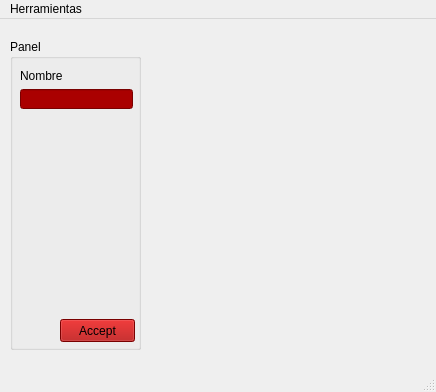
<?xml version="1.0" encoding="UTF-8"?>
<ui version="4.0">
 <class>MainWindow</class>
 <widget class="QMainWindow" name="MainWindow">
  <property name="geometry">
   <rect>
    <x>0</x>
    <y>0</y>
    <width>436</width>
    <height>392</height>
   </rect>
  </property>
  <property name="windowTitle">
   <string>MainWindow</string>
  </property>
  <widget class="QWidget" name="centralwidget">
   <widget class="QGroupBox" name="groupBox">
    <property name="geometry">
     <rect>
      <x>10</x>
      <y>20</y>
      <width>131</width>
      <height>311</height>
     </rect>
    </property>
    <property name="palette">
     <palette>
      <active>
       <colorrole role="WindowText">
        <brush brushstyle="SolidPattern">
         <color alpha="255">
          <red>0</red>
          <green>0</green>
          <blue>0</blue>
         </color>
        </brush>
       </colorrole>
       <colorrole role="Button">
        <brush brushstyle="SolidPattern">
         <color alpha="255">
          <red>170</red>
          <green>0</green>
          <blue>0</blue>
         </color>
        </brush>
       </colorrole>
       <colorrole role="Light">
        <brush brushstyle="SolidPattern">
         <color alpha="255">
          <red>255</red>
          <green>0</green>
          <blue>0</blue>
         </color>
        </brush>
       </colorrole>
       <colorrole role="Midlight">
        <brush brushstyle="SolidPattern">
         <color alpha="255">
          <red>212</red>
          <green>0</green>
          <blue>0</blue>
         </color>
        </brush>
       </colorrole>
       <colorrole role="Dark">
        <brush brushstyle="SolidPattern">
         <color alpha="255">
          <red>85</red>
          <green>0</green>
          <blue>0</blue>
         </color>
        </brush>
       </colorrole>
       <colorrole role="Mid">
        <brush brushstyle="SolidPattern">
         <color alpha="255">
          <red>113</red>
          <green>0</green>
          <blue>0</blue>
         </color>
        </brush>
       </colorrole>
       <colorrole role="Text">
        <brush brushstyle="SolidPattern">
         <color alpha="255">
          <red>0</red>
          <green>0</green>
          <blue>0</blue>
         </color>
        </brush>
       </colorrole>
       <colorrole role="BrightText">
        <brush brushstyle="SolidPattern">
         <color alpha="255">
          <red>255</red>
          <green>255</green>
          <blue>255</blue>
         </color>
        </brush>
       </colorrole>
       <colorrole role="ButtonText">
        <brush brushstyle="SolidPattern">
         <color alpha="255">
          <red>0</red>
          <green>0</green>
          <blue>0</blue>
         </color>
        </brush>
       </colorrole>
       <colorrole role="Base">
        <brush brushstyle="SolidPattern">
         <color alpha="255">
          <red>255</red>
          <green>255</green>
          <blue>255</blue>
         </color>
        </brush>
       </colorrole>
       <colorrole role="Window">
        <brush brushstyle="SolidPattern">
         <color alpha="255">
          <red>170</red>
          <green>0</green>
          <blue>0</blue>
         </color>
        </brush>
       </colorrole>
       <colorrole role="Shadow">
        <brush brushstyle="SolidPattern">
         <color alpha="255">
          <red>0</red>
          <green>0</green>
          <blue>0</blue>
         </color>
        </brush>
       </colorrole>
       <colorrole role="AlternateBase">
        <brush brushstyle="SolidPattern">
         <color alpha="255">
          <red>212</red>
          <green>127</green>
          <blue>127</blue>
         </color>
        </brush>
       </colorrole>
       <colorrole role="ToolTipBase">
        <brush brushstyle="SolidPattern">
         <color alpha="255">
          <red>255</red>
          <green>255</green>
          <blue>220</blue>
         </color>
        </brush>
       </colorrole>
       <colorrole role="ToolTipText">
        <brush brushstyle="SolidPattern">
         <color alpha="255">
          <red>0</red>
          <green>0</green>
          <blue>0</blue>
         </color>
        </brush>
       </colorrole>
       <colorrole role="PlaceholderText">
        <brush brushstyle="SolidPattern">
         <color alpha="128">
          <red>0</red>
          <green>0</green>
          <blue>0</blue>
         </color>
        </brush>
       </colorrole>
      </active>
      <inactive>
       <colorrole role="WindowText">
        <brush brushstyle="SolidPattern">
         <color alpha="255">
          <red>0</red>
          <green>0</green>
          <blue>0</blue>
         </color>
        </brush>
       </colorrole>
       <colorrole role="Button">
        <brush brushstyle="SolidPattern">
         <color alpha="255">
          <red>170</red>
          <green>0</green>
          <blue>0</blue>
         </color>
        </brush>
       </colorrole>
       <colorrole role="Light">
        <brush brushstyle="SolidPattern">
         <color alpha="255">
          <red>255</red>
          <green>0</green>
          <blue>0</blue>
         </color>
        </brush>
       </colorrole>
       <colorrole role="Midlight">
        <brush brushstyle="SolidPattern">
         <color alpha="255">
          <red>212</red>
          <green>0</green>
          <blue>0</blue>
         </color>
        </brush>
       </colorrole>
       <colorrole role="Dark">
        <brush brushstyle="SolidPattern">
         <color alpha="255">
          <red>85</red>
          <green>0</green>
          <blue>0</blue>
         </color>
        </brush>
       </colorrole>
       <colorrole role="Mid">
        <brush brushstyle="SolidPattern">
         <color alpha="255">
          <red>113</red>
          <green>0</green>
          <blue>0</blue>
         </color>
        </brush>
       </colorrole>
       <colorrole role="Text">
        <brush brushstyle="SolidPattern">
         <color alpha="255">
          <red>0</red>
          <green>0</green>
          <blue>0</blue>
         </color>
        </brush>
       </colorrole>
       <colorrole role="BrightText">
        <brush brushstyle="SolidPattern">
         <color alpha="255">
          <red>255</red>
          <green>255</green>
          <blue>255</blue>
         </color>
        </brush>
       </colorrole>
       <colorrole role="ButtonText">
        <brush brushstyle="SolidPattern">
         <color alpha="255">
          <red>0</red>
          <green>0</green>
          <blue>0</blue>
         </color>
        </brush>
       </colorrole>
       <colorrole role="Base">
        <brush brushstyle="SolidPattern">
         <color alpha="255">
          <red>255</red>
          <green>255</green>
          <blue>255</blue>
         </color>
        </brush>
       </colorrole>
       <colorrole role="Window">
        <brush brushstyle="SolidPattern">
         <color alpha="255">
          <red>170</red>
          <green>0</green>
          <blue>0</blue>
         </color>
        </brush>
       </colorrole>
       <colorrole role="Shadow">
        <brush brushstyle="SolidPattern">
         <color alpha="255">
          <red>0</red>
          <green>0</green>
          <blue>0</blue>
         </color>
        </brush>
       </colorrole>
       <colorrole role="AlternateBase">
        <brush brushstyle="SolidPattern">
         <color alpha="255">
          <red>212</red>
          <green>127</green>
          <blue>127</blue>
         </color>
        </brush>
       </colorrole>
       <colorrole role="ToolTipBase">
        <brush brushstyle="SolidPattern">
         <color alpha="255">
          <red>255</red>
          <green>255</green>
          <blue>220</blue>
         </color>
        </brush>
       </colorrole>
       <colorrole role="ToolTipText">
        <brush brushstyle="SolidPattern">
         <color alpha="255">
          <red>0</red>
          <green>0</green>
          <blue>0</blue>
         </color>
        </brush>
       </colorrole>
       <colorrole role="PlaceholderText">
        <brush brushstyle="SolidPattern">
         <color alpha="128">
          <red>0</red>
          <green>0</green>
          <blue>0</blue>
         </color>
        </brush>
       </colorrole>
      </inactive>
      <disabled>
       <colorrole role="WindowText">
        <brush brushstyle="SolidPattern">
         <color alpha="255">
          <red>85</red>
          <green>0</green>
          <blue>0</blue>
         </color>
        </brush>
       </colorrole>
       <colorrole role="Button">
        <brush brushstyle="SolidPattern">
         <color alpha="255">
          <red>170</red>
          <green>0</green>
          <blue>0</blue>
         </color>
        </brush>
       </colorrole>
       <colorrole role="Light">
        <brush brushstyle="SolidPattern">
         <color alpha="255">
          <red>255</red>
          <green>0</green>
          <blue>0</blue>
         </color>
        </brush>
       </colorrole>
       <colorrole role="Midlight">
        <brush brushstyle="SolidPattern">
         <color alpha="255">
          <red>212</red>
          <green>0</green>
          <blue>0</blue>
         </color>
        </brush>
       </colorrole>
       <colorrole role="Dark">
        <brush brushstyle="SolidPattern">
         <color alpha="255">
          <red>85</red>
          <green>0</green>
          <blue>0</blue>
         </color>
        </brush>
       </colorrole>
       <colorrole role="Mid">
        <brush brushstyle="SolidPattern">
         <color alpha="255">
          <red>113</red>
          <green>0</green>
          <blue>0</blue>
         </color>
        </brush>
       </colorrole>
       <colorrole role="Text">
        <brush brushstyle="SolidPattern">
         <color alpha="255">
          <red>85</red>
          <green>0</green>
          <blue>0</blue>
         </color>
        </brush>
       </colorrole>
       <colorrole role="BrightText">
        <brush brushstyle="SolidPattern">
         <color alpha="255">
          <red>255</red>
          <green>255</green>
          <blue>255</blue>
         </color>
        </brush>
       </colorrole>
       <colorrole role="ButtonText">
        <brush brushstyle="SolidPattern">
         <color alpha="255">
          <red>85</red>
          <green>0</green>
          <blue>0</blue>
         </color>
        </brush>
       </colorrole>
       <colorrole role="Base">
        <brush brushstyle="SolidPattern">
         <color alpha="255">
          <red>170</red>
          <green>0</green>
          <blue>0</blue>
         </color>
        </brush>
       </colorrole>
       <colorrole role="Window">
        <brush brushstyle="SolidPattern">
         <color alpha="255">
          <red>170</red>
          <green>0</green>
          <blue>0</blue>
         </color>
        </brush>
       </colorrole>
       <colorrole role="Shadow">
        <brush brushstyle="SolidPattern">
         <color alpha="255">
          <red>0</red>
          <green>0</green>
          <blue>0</blue>
         </color>
        </brush>
       </colorrole>
       <colorrole role="AlternateBase">
        <brush brushstyle="SolidPattern">
         <color alpha="255">
          <red>170</red>
          <green>0</green>
          <blue>0</blue>
         </color>
        </brush>
       </colorrole>
       <colorrole role="ToolTipBase">
        <brush brushstyle="SolidPattern">
         <color alpha="255">
          <red>255</red>
          <green>255</green>
          <blue>220</blue>
         </color>
        </brush>
       </colorrole>
       <colorrole role="ToolTipText">
        <brush brushstyle="SolidPattern">
         <color alpha="255">
          <red>0</red>
          <green>0</green>
          <blue>0</blue>
         </color>
        </brush>
       </colorrole>
       <colorrole role="PlaceholderText">
        <brush brushstyle="SolidPattern">
         <color alpha="128">
          <red>0</red>
          <green>0</green>
          <blue>0</blue>
         </color>
        </brush>
       </colorrole>
      </disabled>
     </palette>
    </property>
    <property name="title">
     <string>Panel</string>
    </property>
    <widget class="QLineEdit" name="lineEdit">
     <property name="enabled">
      <bool>false</bool>
     </property>
     <property name="geometry">
      <rect>
       <x>10</x>
       <y>50</y>
       <width>113</width>
       <height>20</height>
      </rect>
     </property>
    </widget>
    <widget class="QLabel" name="label">
     <property name="geometry">
      <rect>
       <x>10</x>
       <y>30</y>
       <width>47</width>
       <height>14</height>
      </rect>
     </property>
     <property name="text">
      <string>Nombre</string>
     </property>
    </widget>
    <widget class="QPushButton" name="acept_boton">
     <property name="geometry">
      <rect>
       <x>50</x>
       <y>280</y>
       <width>75</width>
       <height>23</height>
      </rect>
     </property>
     <property name="text">
      <string>Accept</string>
     </property>
    </widget>
   </widget>
  </widget>
  <widget class="QMenuBar" name="menubar">
   <property name="geometry">
    <rect>
     <x>0</x>
     <y>0</y>
     <width>436</width>
     <height>22</height>
    </rect>
   </property>
   <widget class="QMenu" name="menMenuHerramientas">
    <property name="title">
     <string>Herramientas</string>
    </property>
   </widget>
   <addaction name="menMenuHerramientas"/>
  </widget>
  <widget class="QStatusBar" name="statusbar"/>
 </widget>
 <resources/>
 <connections/>
</ui>
